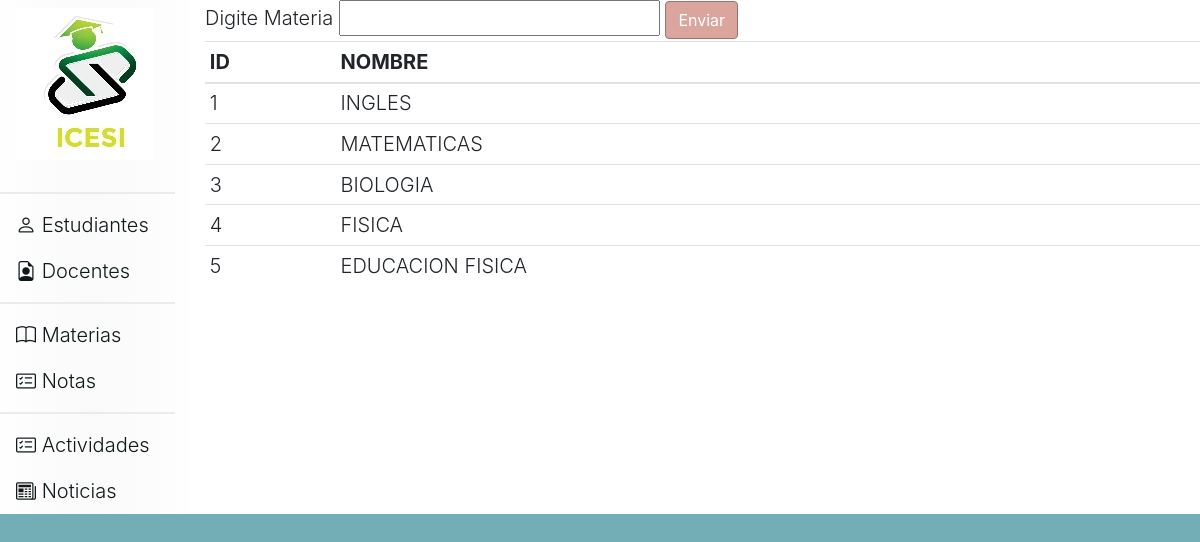
The app's page /materias, older data.
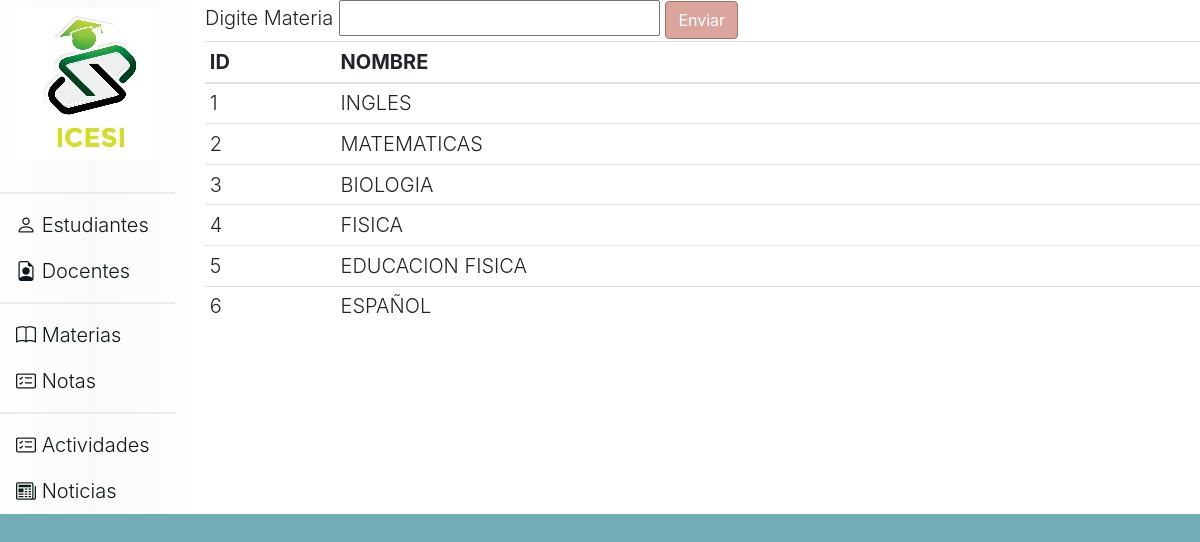
The same page, newer data.
### tables this page shows
CREATE TABLE materias (id INTEGER PRIMARY KEY AUTOINCREMENT UNIQUE NOT NULL, nombre_materia CHAR (30));

### app.py (the view)
@app.route('/materias',methods=('GET','POST'))
def materias():
    if request.method == 'POST':
        materia=request.form['txtMateria']
        r=controller.MateriaGuardar(materia)
        response=controller.MateriasListar()
        return render_template('materias.html',lista=response)
    else:
        response=controller.MateriasListar()
        return render_template('materias.html',lista=response)

### controller.py (called while the page is built)
def Conectar():
    conexion= sqlite3.connect("ciclo3db.db")
    return conexion

def MateriasListar():
    conn= Conectar()
    cursor= conn.execute("SELECT * FROM MATERIAS")
    return cursor.fetchall() #item
    conn.close()

### templates/materias.html
{% extends 'head.html' %}
{% block contenido %}
    <form action="/materias" method="POST" >
      <label for="">Digite Materia</label>
      <input type="text" name="txtMateria" required>
      <button type="submit" class="asignar-deco btn btn-primary">Enviar</button>
    </form>
    <table class="table table-sm">
        <thead>
            <tr>
                <th>ID</th>
                <th>NOMBRE</th>
            </tr>
        </thead>
        <tbody>
            {% for item in lista %}
            <tr>
                <td>{% print(item[0])%}</td>
                <td>{% print(item[1])%}</td>
            </tr>
            {% endfor %}
        </tbody>
    </table>
{% endblock %}

### templates/head.html (shortened to what this page needs)
<!DOCTYPE html>
<html lang="en">
<head>
    <link rel="stylesheet" href="https://cdn.jsdelivr.net/npm/bootstrap@4.6.0/dist/css/bootstrap.min.css">
    <link rel="stylesheet" href="https://cdn.jsdelivr.net/npm/bootstrap-icons@1.5.0/font/bootstrap-icons.css">
    <link rel="stylesheet" href="{{ url_for('static',filename='css/estilos.css') }}">
</head>
<body>
    <div class="row">
        <div class="col-md-2 navegacion">
            <ul class="nav flex-column">
                <li class="nav-item">
                    <h3>
                        <a class="nav-link active inicio" href="/home" type="submit">
                            <img src="{{ url_for('static',filename='images/logo.jpg') }}" class="img-fluid" alt="Responsive image">
                        </a>
                    </h3>
                </li>
                <div class="dropdown-divider division"></div>
                <li class="nav-item">
                    <a class="nav-link inicio" href="/estudiantes" type="submit"><i class="bi bi-person"></i> Estudiantes</a>
                </li>
                <li class="nav-item">
                  <a class="nav-link inicio" href="/docentes" type="submit"><i class="bi bi-file-earmark-person"></i> Docentes</a>
                </li>
                <div class="dropdown-divider division"></div>
                <li class="nav-item">
                    <a class="nav-link inicio" href="/materias" type="submit"><i class="bi bi-book"></i> Materias</a>
                </li>
                <li class="nav-item">
                    <a class="nav-link inicio" href="/notas" type="submit"><i class="bi bi-card-checklist"></i> Notas</a>
                </li>
                <div class="dropdown-divider division"></div>
                <li class="nav-item">
                    <a class="nav-link inicio" href="#"><i class="bi bi-card-checklist"></i> Actividades</a>
                </li>
                <li class="nav-item">
                  <a class="nav-link inicio" href="#"><i class="bi bi-newspaper"></i> Noticias</a>
                </li>
              </ul>
        </div>
        <div class="col-md-10 contenido">
            <contenido>
                {% block contenido %}
		        {% endblock %}
            </contenido>
        </div>
    </div>
</body>
</html>

### static/css/estilos.css (style rules this page uses)
body { background-color: #73aeb6; font-size: 20px; font-weight: 300; }
.division { border: 1px #ebebeb solid; color: #b3b3b3 ; }
.btn-primary { background-color:#daa59d; border-color: #a1726b; }
.navegacion { background: rgb(255,255,255); background: linear-gradient(90deg, rgba(255,255,255,1) 0%, rgba(250,250,250,1) 52%, rgba(254,254,254,1) 100%); }
.contenido { background-color: #fff; }
.inicio { color:#0f181a; }

Row changes from the older to the newer data that the page shows:
added materias: id "6", nombre_materia "ESPAÑOL"
